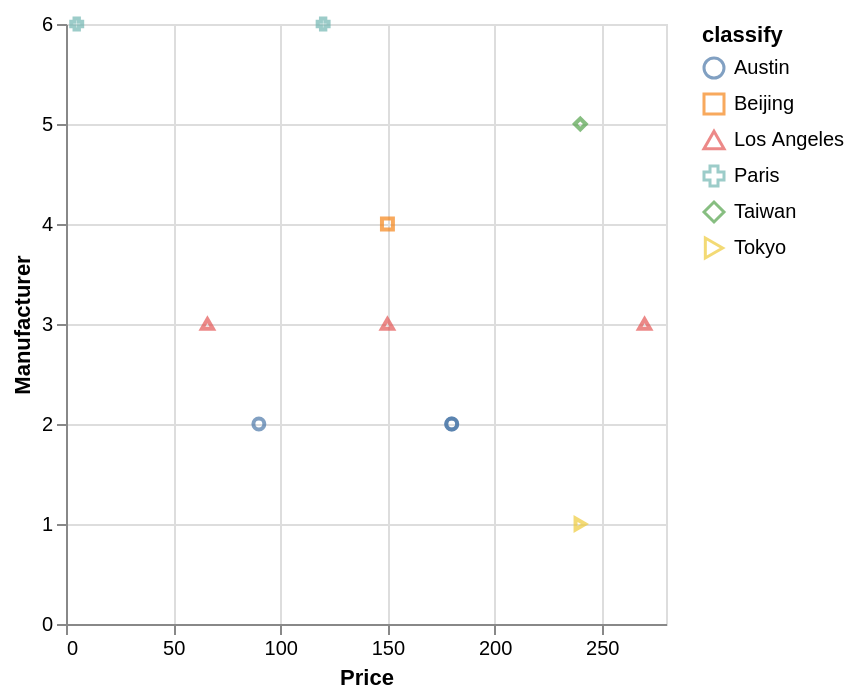

The specification (Vega-Lite) saved for this image:
### Vega-Lite specification from a JSON file in a GitHub repository (floating-point values rounded to 4 significant figures)
{"data": {"values": [{"x_data": 180, "y_data": 2, "classify": "Austin"}, {"x_data": 90, "y_data": 2, "classify": "Austin"}, {"x_data": 180, "y_data": 2, "classify": "Austin"}, {"x_data": 150, "y_data": 4, "classify": "Beijing"}, {"x_data": 270, "y_data": 3, "classify": "Los Angeles"}, {"x_data": 66, "y_data": 3, "classify": "Los Angeles"}, {"x_data": 150, "y_data": 3, "classify": "Los Angeles"}, {"x_data": 120, "y_data": 6, "classify": "Paris"}, {"x_data": 5, "y_data": 6, "classify": "Paris"}, {"x_data": 240, "y_data": 5, "classify": "Taiwan"}, {"x_data": 240, "y_data": 1, "classify": "Tokyo"}]}, "mark": "point", "encoding": {"x": {"field": "x_data", "type": "quantitative", "title": "Price", "scale": {"zero": "false"}}, "y": {"field": "y_data", "type": "quantitative", "title": "Manufacturer", "scale": {"zero": "false"}}, "color": {"field": "classify", "type": "nominal"}, "shape": {"field": "classify", "type": "nominal"}}}
